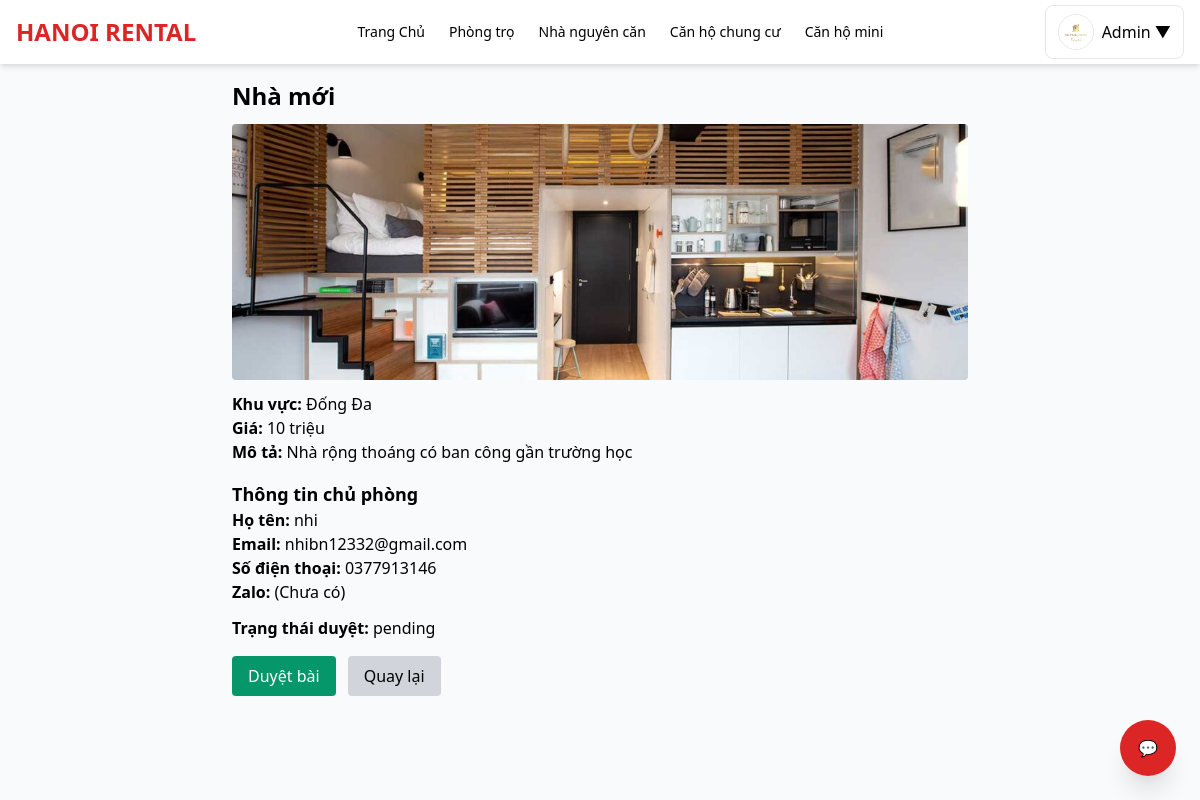
Before: /admin/view_post.php?id=16 (signed in) with the older database file.
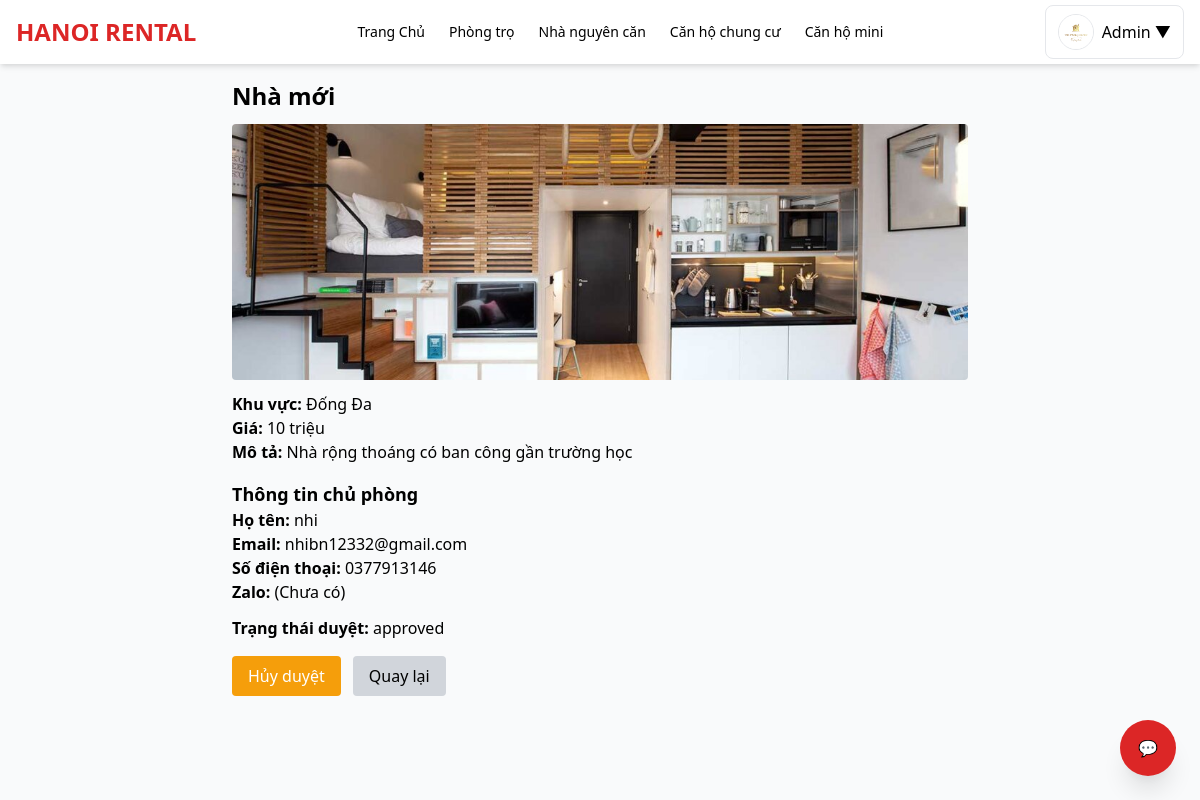
After: the same page with the newer database file.
### tables this page shows
CREATE TABLE `posts` (
  `id` int(11) NOT NULL,
  `user_id` int(11) NOT NULL,
  `status` enum('pending','approved','rejected') DEFAULT 'pending',
  `reviewed_by` int(11) DEFAULT NULL,
  `reviewed_at` timestamp NULL DEFAULT NULL,
  `title` varchar(255) DEFAULT NULL,
  `image` varchar(255) DEFAULT NULL,
  `type` varchar(50) DEFAULT NULL,
  `khu_vuc` varchar(255) DEFAULT NULL,
  `price` varchar(50) DEFAULT NULL,
  `phone` varchar(20) DEFAULT NULL,
  `zalo` varchar(20) DEFAULT NULL,
  `description` text DEFAULT NULL,
  `status_rent` tinyint(4) DEFAULT 0,
  `created_at` timestamp NOT NULL DEFAULT current_timestamp(),
  `category` varchar(50) NOT NULL DEFAULT 'phongtro'
);

CREATE TABLE `users` (
  `id` int(11) NOT NULL,
  `name` varchar(255) DEFAULT NULL,
  `email` varchar(255) DEFAULT NULL,
  `password` varchar(255) DEFAULT NULL,
  `phone` varchar(20) DEFAULT NULL,
  `zalo` varchar(20) DEFAULT NULL,
  `avatar` varchar(255) DEFAULT NULL,
  `role` enum('admin','landlord','renter') DEFAULT 'renter',
  `status` varchar(20) DEFAULT 'active',
  `is_admin` tinyint(4) DEFAULT 0,
  `created_at` timestamp NOT NULL DEFAULT current_timestamp()
);

### admin/view_post.php (the view, shortened to what this page needs)
<?php
require __DIR__ . '/../header.php';
require __DIR__ . '/../functions.php';
$id = intval($_GET['id'] ?? 0);
$stmt = $pdo->prepare("
    SELECT p.*,
           u.name AS owner_name,
           u.email AS owner_email,
           u.phone AS owner_phone,
           u.zalo AS owner_zalo
    FROM posts p
    LEFT JOIN users u ON p.user_id = u.id
    WHERE p.id = ?
");
$stmt->execute([$id]);
$post = $stmt->fetch();
$img = $pdo->prepare("SELECT filename FROM post_images WHERE post_id=? LIMIT 1");
$img->execute([$id]);
$image = $img->fetchColumn();
?>
<main class="max-w-3xl mx-auto p-4">
  <h2 class="text-2xl font-semibold mb-3"><?= htmlspecialchars($post['title']) ?></h2>
  <?php if ($image): ?>
    <img src="../uploads/<?= htmlspecialchars($image) ?>" class="w-full h-64 object-cover rounded mb-3">
  <?php endif; ?>
  <p><strong>Khu vực:</strong> <?= htmlspecialchars($post['khu_vuc']) ?></p>
  <p><strong>Giá:</strong> <?= htmlspecialchars($post['price']) ?> triệu</p>
  <p><strong>Mô tả:</strong> <?= nl2br(htmlspecialchars($post['description'])) ?></p>
  <h3 class="mt-4 font-semibold text-lg">Thông tin chủ phòng</h3>
  <p><strong>Họ tên:</strong> <?= htmlspecialchars($post['owner_name']) ?></p>
  <p><strong>Email:</strong> <?= htmlspecialchars($post['owner_email']) ?></p>
  <p><strong>Số điện thoại:</strong> <?= htmlspecialchars($post['owner_phone']) ?></p>
  <p>
    <strong>Zalo:</strong>
    <?php if (!empty($post['owner_zalo'])): ?>
        <a href="https://zalo.me/<?= htmlspecialchars($post['owner_zalo']) ?>"
           class="text-blue-600 underline" target="_blank">
           <?= htmlspecialchars($post['owner_zalo']) ?>
        </a>
    <?php else: ?>
        (Chưa có)
    <?php endif; ?>
  </p>
  <p class="mt-3"><strong>Trạng thái duyệt:</strong>
     <?= htmlspecialchars($post['status']) ?>
  </p>
  <div class="mt-4 flex gap-3">
    <?php if ($post['status'] !== 'approved'): ?>
      <a href="approve.php?id=<?= $post['id'] ?>&action=approve"
         class="px-4 py-2 bg-green-600 text-white rounded">
         Duyệt bài
      </a>
    <?php else: ?>
      <a href="approve.php?id=<?= $post['id'] ?>&action=reject"
         class="px-4 py-2 bg-yellow-500 text-white rounded">
         Hủy duyệt
      </a>
    <?php endif; ?>
    <a href="manage_posts.php" class="px-4 py-2 bg-gray-300 rounded">Quay lại</a>
  </div>
</main>

Changed rows visible on the page:
changed posts "Nhà mới": status "pending" → "approved"
Other visible differences:
text no longer shown: "Duyệt bài"
text now shown: "Hủy duyệt"
